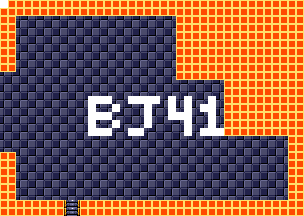

This is a level from a 2D game, rendered from its Tiled map with the project's own tilesets. A one-line summary and the map file follow, with tile-layer data summarised:
An orthogonal 38x27 tile map with 8x8 px tiles, 4 tile layers (background, foreground, room numbers, Objects), 15 tilesets.

<map version="1.5" tiledversion="1.7.1" orientation="orthogonal" renderorder="right-down" width="38" height="27" tilewidth="8" tileheight="8" infinite="0" nextlayerid="11" nextobjectid="1">
 <tileset firstgid="1" source="tilesheets/tsKarniMata.tsx" />
 <tileset firstgid="1025" source="tilesheets/tsVoodooWasp.tsx" />
 <tileset firstgid="2049" source="tilesheets/tsBurial.tsx" />
 <tileset firstgid="3073" source="tilesheets/tsBlueTemple.tsx" />
 <tileset firstgid="4097" source="tilesheets/tsGoddess.tsx" />
 <tileset firstgid="5121" source="tilesheets/tsKonark.tsx" />
 <tileset firstgid="6145" name="sEnemies" tilewidth="8" tileheight="8" tilecount="1024" columns="32">
  <image source="../grapx/tilesheets/sObjects.bmp" trans="ff94ff" width="256" height="256" />
 </tileset>
 <tileset firstgid="7169" source="tilesheets/tsIceTemple.tsx" />
 <tileset firstgid="8193" source="tilesheets/tsLavaArea.tsx" />
 <tileset firstgid="9217" source="tilesheets/tsBossArea.tsx" />
 <tileset firstgid="10241" source="tilesheets/tsPegu.tsx" />
 <tileset firstgid="11265" source="tilesheets/sTiwanakuTemple.tsx" />
 <tileset firstgid="12289" source="tilesheets/sIndraTemple.tsx" />
 <tileset firstgid="13313" source="tilesheets/sTeleport.tsx" />
 <tileset firstgid="14337" source="tilesheets/sObjects.tsx" />
 <layer id="2" name="background" width="38" height="27">
  <data>[1026 cells, 1026 non-empty, 2 distinct tile ids]</data>
 </layer>
 <layer id="1" name="foreground" width="38" height="27">
  <data>[1026 cells, 392 non-empty, 3 distinct tile ids]</data>
 </layer>
 <layer id="7" name="room numbers" width="38" height="27">
  <data>[1026 cells, 40 non-empty, 1 distinct tile ids]</data>
 </layer>
 <layer id="10" name="Objects" width="38" height="27">
  <data>[1026 cells, 0 non-empty, 0 distinct tile ids]</data>
 </layer>
</map>
